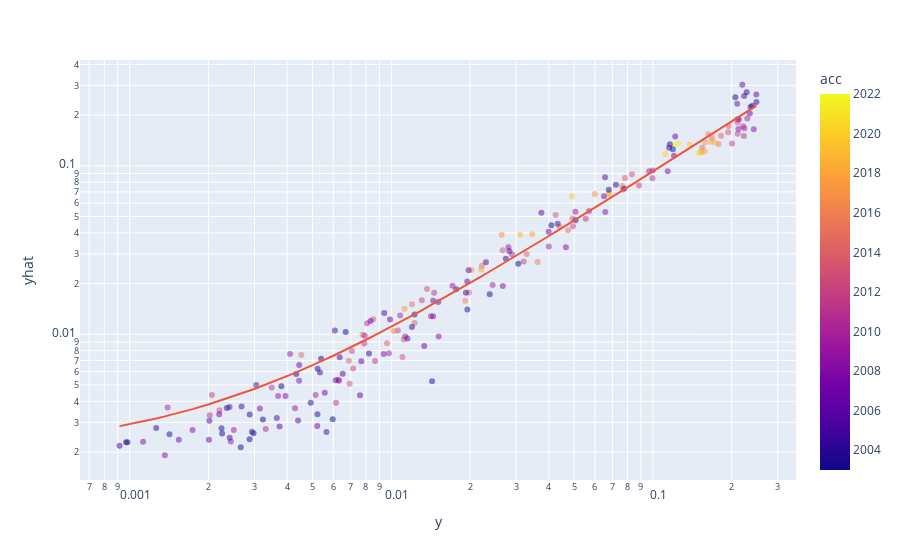

Notebook code cell kept with this figure:
### Code cell
obs_vs_pred = pd.DataFrame({'acc': r.BaseGLM.acc, 'dev': r.BaseGLM.dev, 'cal':r.BaseGLM.cal, 'y': r.BaseGLM.GetY(), 'yhat': r.BaseGLM.GetYhat()})
px.scatter(obs_vs_pred, x='y', y='yhat', color='acc', trendline='ols', opacity=0.5, hover_data=['acc', 'dev', 'cal', 'y', 'yhat'], log_x=True, log_y=True)

### Figure 1 — Plotly figure (JSON) as saved in the notebook; plotly's stock layout.template omitted (floating-point values rounded to 4 significant figures; data arrays with more than 128 entries replaced by an {"elided": "..."} marker saying what was removed)
{"data": [{"customdata": {"elided": "210x3 int values"}, "hovertemplate": "y=%{x}<br>yhat=%{y}<br>acc=%{marker.color}<br>dev=%{customdata[1]}<br>cal=%{customdata[2]}<extra></extra>", "legendgroup": "", "marker": {"color": {"elided": "210 int values"}, "coloraxis": "coloraxis", "opacity": 0.5, "symbol": "circle"}, "mode": "markers", "name": "", "orientation": "v", "showlegend": false, "type": "scatter", "x": {"elided": "210 float values"}, "xaxis": "x", "y": {"elided": "210 float values"}, "yaxis": "y"}, {"hovertemplate": "<b>OLS trendline</b><br>yhat = 0.906739 * y + 0.00202164<br>R<sup>2</sup>=0.947081<br><br>y=%{x}<br>yhat=%{y} <b>(trend)</b><extra></extra>", "legendgroup": "", "marker": {"symbol": "circle"}, "mode": "lines", "name": "", "showlegend": false, "type": "scatter", "x": {"elided": "210 float values"}, "xaxis": "x", "y": {"elided": "210 float values"}, "yaxis": "y"}], "layout": {"coloraxis": {"colorbar": {"title": {"text": "acc"}}, "colorscale": [[0, "#0d0887"], [0.1111, "#46039f"], [0.2222, "#7201a8"], [0.3333, "#9c179e"], [0.4444, "#bd3786"], [0.5556, "#d8576b"], [0.6667, "#ed7953"], [0.7778, "#fb9f3a"], [0.8889, "#fdca26"], [1, "#f0f921"]]}, "legend": {"tracegroupgap": 0}, "margin": {"t": 60}, "xaxis": {"anchor": "y", "domain": [0, 1], "title": {"text": "y"}, "type": "log"}, "yaxis": {"anchor": "x", "domain": [0, 1], "title": {"text": "yhat"}, "type": "log"}}}
